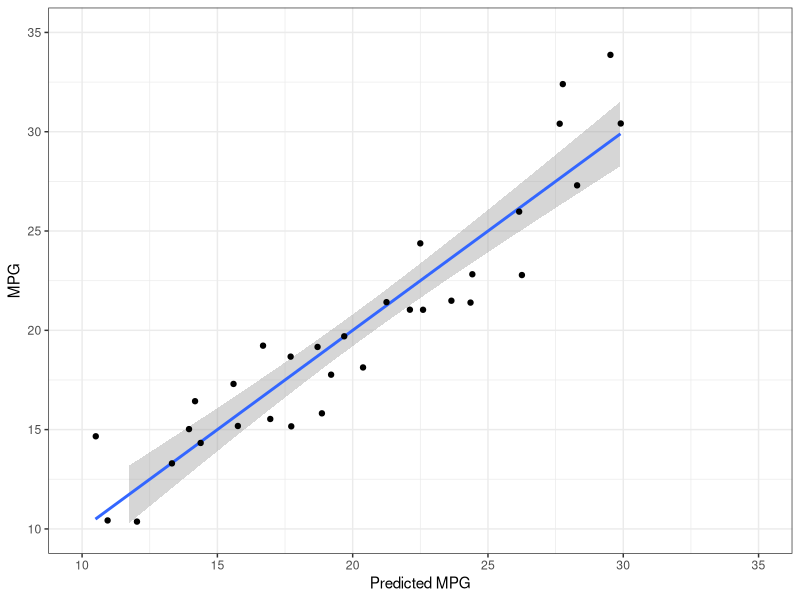

Write R code to recreate this figure.
## ---- chunk 1
library(ggplot2)
library(dplyr)
## ---- chunk 2
head(mtcars)
## ---- chunk 3
mtcars_lm <- lm(mpg ~ cyl + disp + hp + drat + wt + qsec + vs + am + gear + carb,
                data = mtcars, y = TRUE)

predicted_mtcars <- mtcars %>%
  mutate(car = rownames(mtcars))
predicted_mtcars$predicted <- mtcars_lm$fitted.values
## ---- chunk 4
paste("r² = ", round(summary(mtcars_lm)$adj.r.squared, 3))

ggplot(predicted_mtcars,
       aes(x = predicted, y = mpg, label = car)) + 
  geom_smooth(method = "lm") +
  geom_jitter() + 
  scale_x_continuous(name = "Predicted MPG", limits = c(10, 35),
                     breaks = seq(10, 35, 5)) +
  scale_y_continuous(name = "MPG", limits = c(10, 35),
                     breaks = seq(10, 35, 5)) +
  theme_bw()
